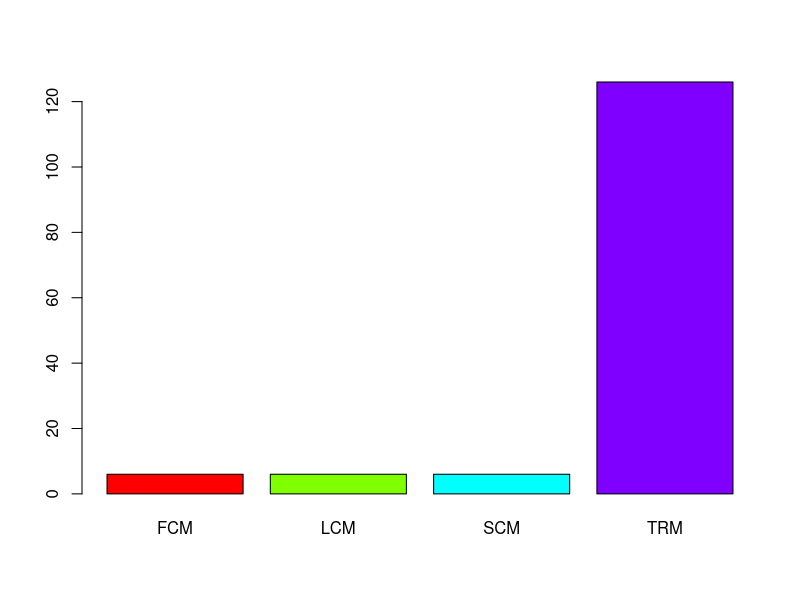
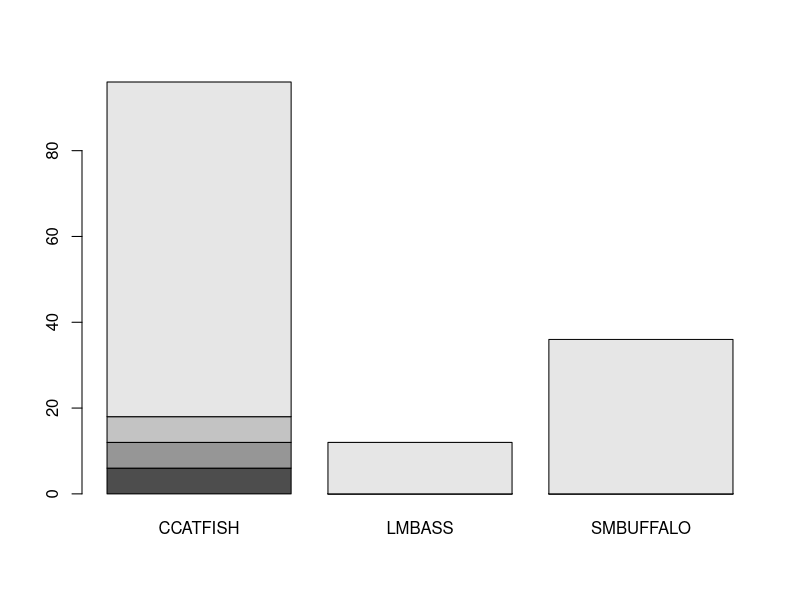
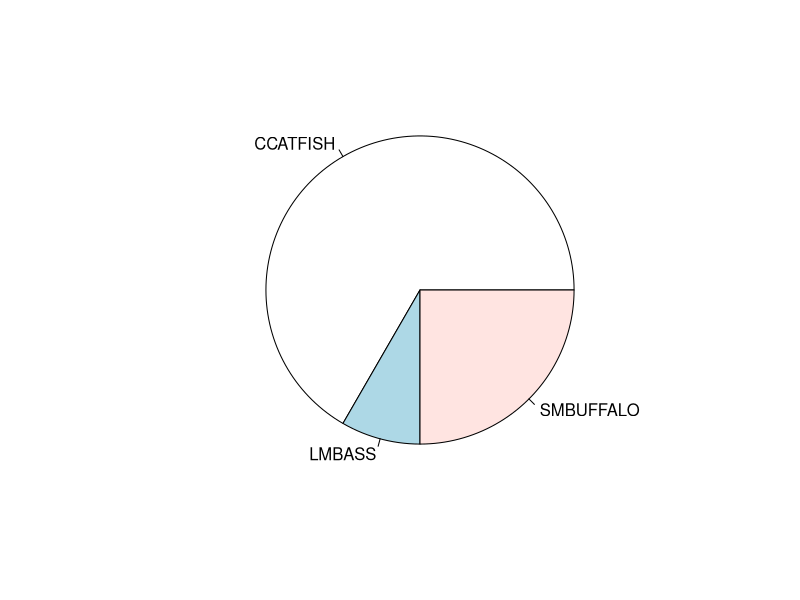
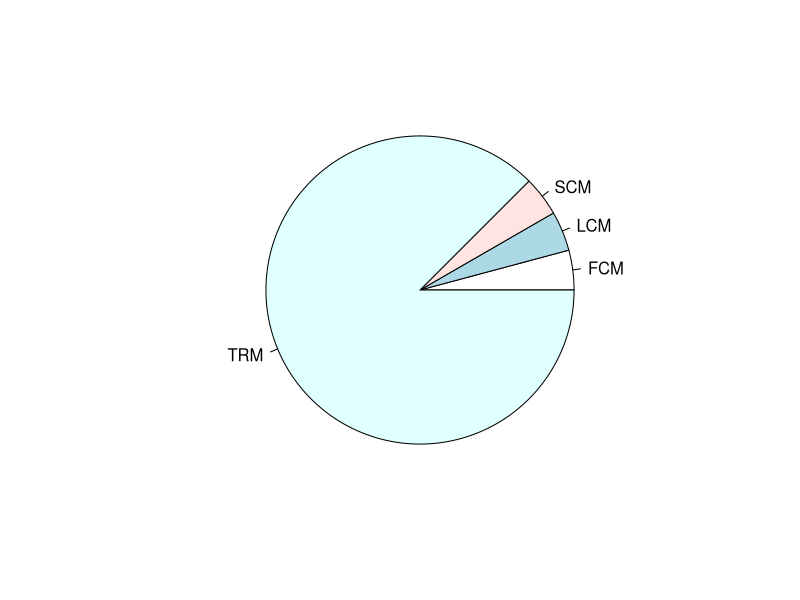
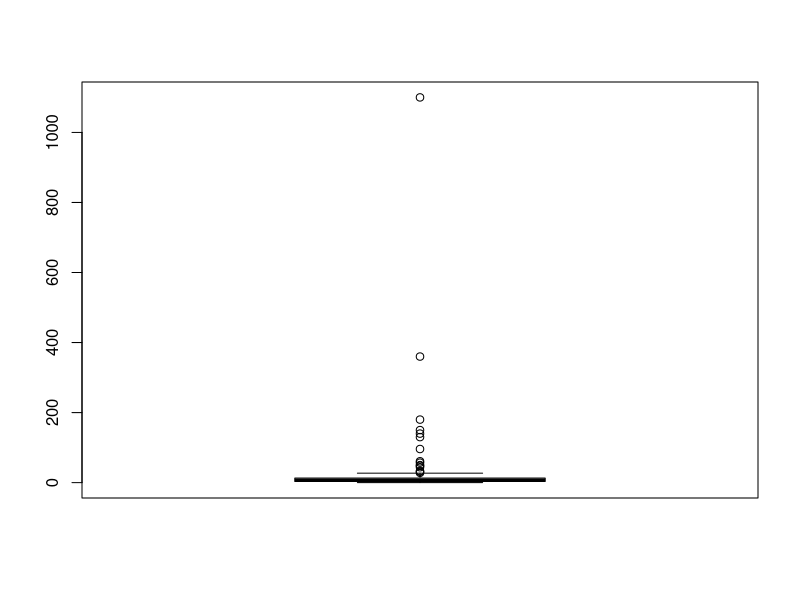
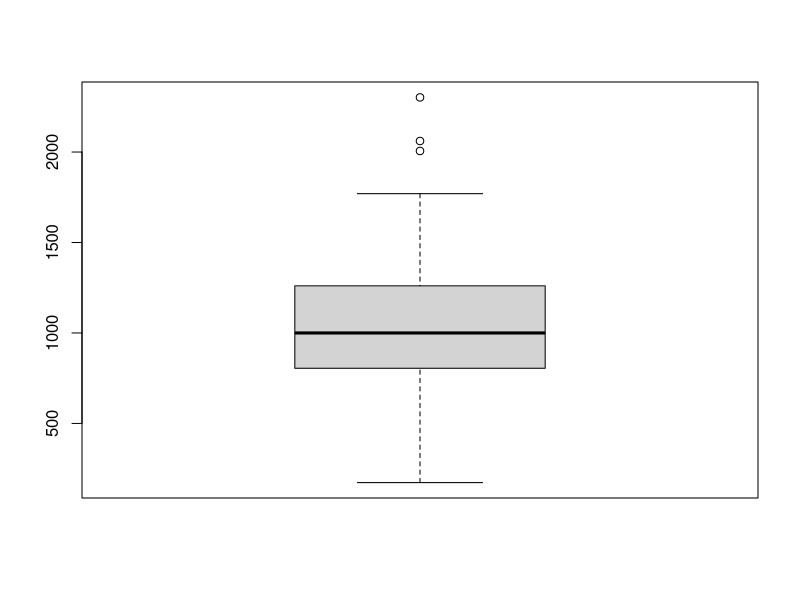
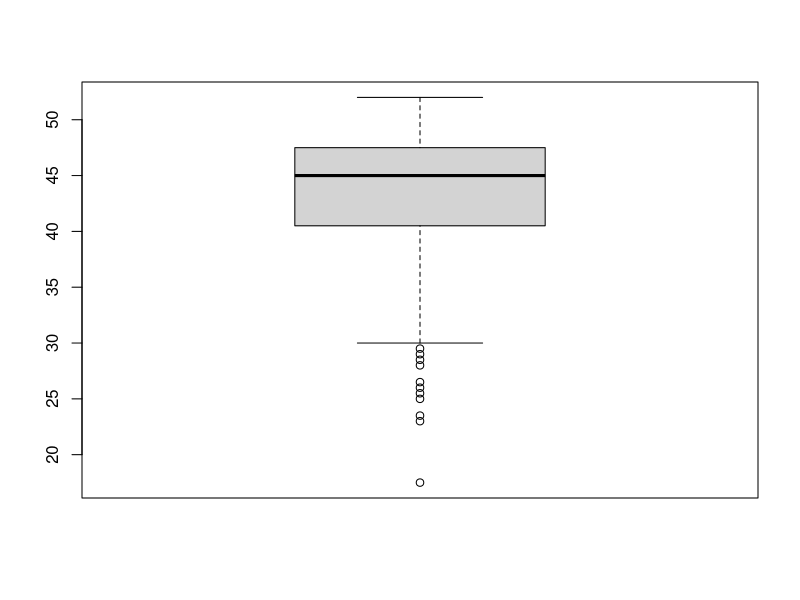
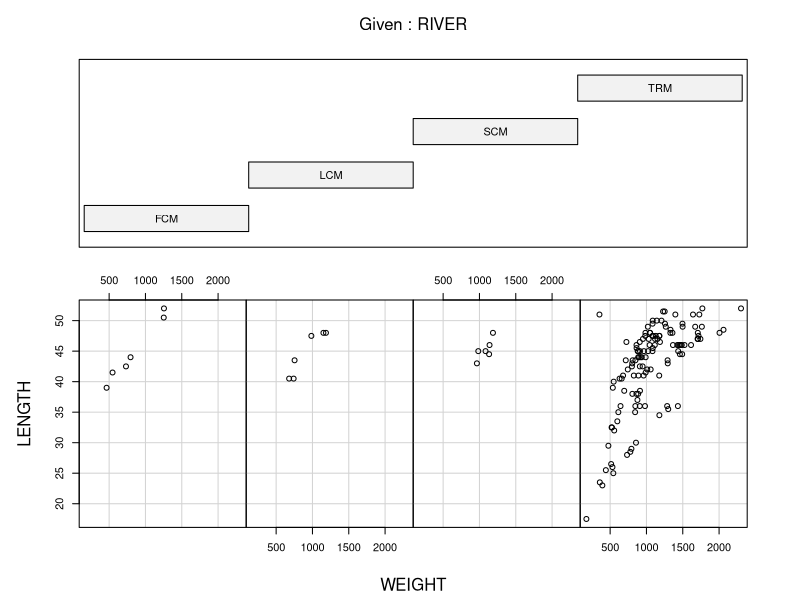

Here is the R script that generated these plots, in order:
## ---- chunk 1
knitr::opts_chunk$set(echo = TRUE)
## ---- chunk 2
getwd()
## ---- chunk 3
ddt <- read.csv("DDT.csv")
head(ddt, 6)
## ---- chunk 4
names(ddt[,c("RIVER", "SPECIES")])
## ---- chunk 5
names(ddt[,c("MILE", "LENGTH", "WEIGHT", "DDT")])
## ---- chunk 6
length(ddt[,"SPECIES"])
## ---- chunk 7
with(ddt, ddt[SPECIES=="LMBASS" & WEIGHT > 800,])
## ---- chunk 8
with(ddt, ddt[RIVER == "SCM" & DDT> 4.0,])
## ---- chunk 9
mean(ddt$LENGTH)
## ---- chunk 10
sd(ddt$WEIGHT)
## ---- chunk 11
filtered_ddt <- ddt[,c("LENGTH", "WEIGHT")]
with(filtered_ddt, filtered_ddt[order(WEIGHT),])
## ---- chunk 12
v <- 1:20
v[20] / 20
## ---- chunk 13
river_table = with(ddt, table(RIVER))
river_table
## ---- chunk 14
library(ggplot2)
barplot(river_table, col=rainbow(4))
## ---- chunk 15
table_riv_species = with(ddt, table(RIVER, SPECIES))
table_riv_species
## ---- chunk 16
barplot(table_riv_species)
## ---- chunk 17
pie(with(ddt, table(SPECIES)))
## ---- chunk 18
pie(with(ddt, table(RIVER)))
## ---- chunk 19
with(ddt, boxplot(DDT))
## ---- chunk 20
with(ddt, boxplot(WEIGHT))
## ---- chunk 21
with(ddt, boxplot(LENGTH))
## ---- chunk 22
with(ddt, coplot(LENGTH~WEIGHT|RIVER, row=1))
## ---- chunk 23
with(ddt, coplot(DDT~WEIGHT|SPECIES, row=1))
## ---- chunk 24
ggplot(ddt, aes(x = SPECIES, y= WEIGHT, fill=RIVER)) + geom_boxplot() + ggtitle('Zane Lesley')
## ---- chunk 25
ggplot(ddt, aes(x = RIVER, y= LENGTH, fill=SPECIES)) + geom_violin() + ggtitle('Zane Lesley')
## ---- chunk 26
ggplot(ddt, aes(x = WEIGHT, y= LENGTH, color=SPECIES)) + geom_point() + ggtitle('Zane Lesley')
